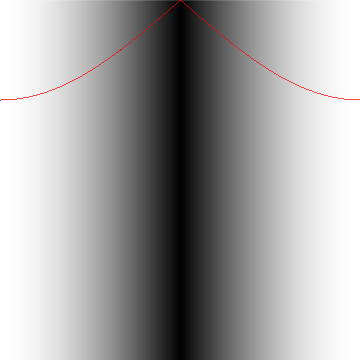
Frame 1 (no input)
Frame 60 (the mouse pressed at the canvas centre just before this capture): identical to frame 1, image omitted
Frame 120 (the mouse held since frame 60 and released just before this capture): identical to frame 1, image omitted

The Processing sketch that drew this single still picture (run headless with seeded random() and noise(); from frame 60 on, the mouse is pressed at the canvas centre):

// Processing sketch: Arreglo
// ── Arreglo.pde
/*
Traducción al castellano y simplificación del ejemplo básico de Processing 
https://processing.org/examples/array.html

 * Arreglo
 
 Un arreglo es una lista de información (data)
 
 Cada pieza de información en el arreglo 
 está identificada por un número de índice
 representando esta posición en el arreglo.
 
 Los arreglos son basados en cero, 
 lo que significa que 
 el primer elmemento del arreglo es [0],
 el segundo elemento es [1],
 y así sucesivamente.
 
 En este ejemplo, un arreglo llamado "coseno"
 está creado y llenado con todos los valores del coseno
 relativo al tamaño de la pantalla mapeado de 0 a PI.
 
 */

float[] coseno; 
float valores;
int y1;
int y2;
int ancho;
float alto;
void setup() {
  size(360, 360);
  coseno = new float[width];
  for (int i = 0; i < width; i++) {
    valores = map(i, 0, width, 0, PI);
 // Tomamos aquí el absoluto ya que no necesitamos los valores negativos
    coseno[i] = abs(cos(valores));
    println(coseno[i]);
  }
  y1 = 0;
  y2 = height;
  ancho = width/20;
  frameRate(12);
  textAlign(CENTER);
  rectMode(CENTER);
}
void draw() {

  background(255);
  for (int i = 0; i < width; i++) {
    /*
    Pintamos cada linea en relacion al valor guardado del 
     coseno de cada uno de los valores del ancho de la pantalla
     accedemos a los valores del arreglo coseno[] a traves de sus
     incides, de esta manera, dentro de un for, tomando i como indice:
     
     'coseno[i]'
     
     */
    stroke(coseno[i]*255);
    line(i, y1, i, y2);
    stroke(255, 0, 0);
    point(i,  coseno[i]*100);
  }
}


/*

 Diferentes maneras de representar el mismo arreglo 
 
 fill(0, 255, 0);
 triangle(i, height/2+coseno[i]*50, i, height/2+coseno[i]*50+ancho+100, i+ancho, height/2+coseno[i]*50-ancho-100);
 fill(255, 255, 0); 
 square(i, height/2+coseno[i]*50, ancho*2);
 fill(255, 0, 255);
 circle(i, height/2+coseno[i]*50, ancho*2);
 fill(255);
 text("hola", i, height/2+coseno[i]*50);
 
 */
